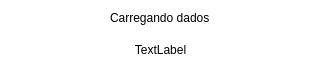
<?xml version="1.0" encoding="UTF-8"?>
<ui version="4.0">
 <class>LoadingWindow</class>
 <widget class="QDialog" name="LoadingWindow">
  <property name="geometry">
   <rect>
    <x>0</x>
    <y>0</y>
    <width>320</width>
    <height>80</height>
   </rect>
  </property>
  <property name="windowTitle">
   <string>Dialog</string>
  </property>
  <property name="styleSheet">
   <string notr="true">background-color: rgb(255, 255, 255);</string>
  </property>
  <widget class="QLabel" name="label">
   <property name="enabled">
    <bool>true</bool>
   </property>
   <property name="geometry">
    <rect>
     <x>10</x>
     <y>40</y>
     <width>301</width>
     <height>20</height>
    </rect>
   </property>
   <property name="layoutDirection">
    <enum>Qt::LeftToRight</enum>
   </property>
   <property name="text">
    <string>TextLabel</string>
   </property>
   <property name="textFormat">
    <enum>Qt::PlainText</enum>
   </property>
   <property name="scaledContents">
    <bool>false</bool>
   </property>
   <property name="alignment">
    <set>Qt::AlignCenter</set>
   </property>
   <property name="wordWrap">
    <bool>false</bool>
   </property>
  </widget>
  <widget class="QLabel" name="label_2">
   <property name="geometry">
    <rect>
     <x>110</x>
     <y>10</y>
     <width>101</width>
     <height>16</height>
    </rect>
   </property>
   <property name="text">
    <string>Carregando dados</string>
   </property>
  </widget>
 </widget>
 <resources/>
 <connections/>
</ui>
